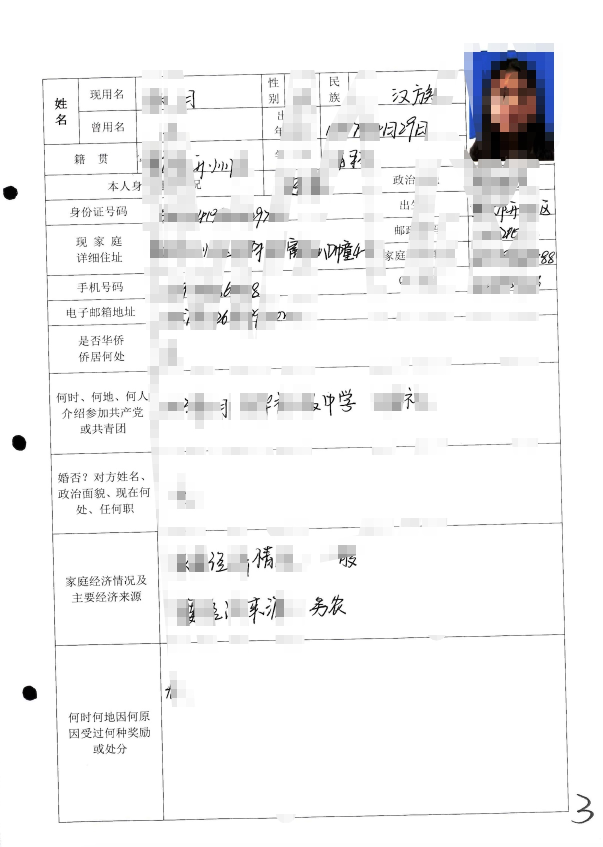
#> input picture case/o1.jpeg, 1206 x 1694 px (shown at 1/2 size)
$ python -i document_cleaner.py   (imports and definitions only)
#> lines starting #> are read from the running program, lines starting #| are printed output that depends on the picture; after the words box and inside, x2 and y2 are one past the last pixel; in counts of white or black regions, pixels touching at a corner belong together
#!/usr/bin/env python3
# -*- coding: utf-8 -*-
"""
文档污渍智能去除工具 - 多特征评分版本
Intelligent Document Stain Removal Tool - Multi-Feature Scoring Version

核心改进：
    - 使用多特征加权评分系统识别污渍
    - 不依赖硬编码的位置规则
    - 特征：实心度、圆形度、紧凑度、孤立度
    - 智能处理边缘情况（i、j、句号等）

作者: MiniMax Agent
"""

import cv2
import numpy as np
from pathlib import Path
from typing import Tuple, Optional, List, Dict
import argparse


class DocumentCleaner:
    """
    文档污渍智能去除器 - 多特征评分版

    核心算法：
    1. 预处理：灰度化、高斯模糊、自适应阈值二值化
    2. 连通域分析：提取所有黑色连通区域
    3. 多特征计算：实心度、圆形度、紧凑度、孤立度
    4. 加权评分：根据特征计算污渍概率得分
    5. 智能分类：基于得分阈值分类
    6. 上下文修正：处理 i、j、句号等特殊情况
    7. 修复处理：使用inpainting算法填充污渍区域
    """

    def __init__(self,
                 debug: bool = False,
                 min_text_area: int = 5,
                 max_text_area: int = 5000,
                 stain_threshold: float = 0.75,
                 inpaint_radius: int = 3):
        """
        初始化污渍去除器

        参数:
            debug: 是否启用调试模式
            min_text_area: 最小文字面积阈值（小于此值的忽略）
            max_text_area: 最大文字面积阈值（大于此值的自动去除）
            stain_threshold: 污渍得分阈值（0-1），高于此值认为是污渍
            inpaint_radius: 修复算法的邻域半径
        """
        self.debug = debug
        self.min_text_area = min_text_area
        self.max_text_area = max_text_area
        self.stain_threshold = stain_threshold
        self.inpaint_radius = inpaint_radius

        # 特征权重（可调参数）
        self.weights = {
            'solidity': 0.40,      # 实心度权重
            'circularity': 0.25,   # 圆形度权重
            'compactness': 0.20,  # 紧凑度权重
            'size_penalty': 0.15   # 尺寸惩罚权重
        }

    def calculate_solidity(self, contour: np.ndarray) -> float:
        """
        计算实心度（填充率）

        实心度 = 轮廓面积 / 凸包面积
        文字有复杂空腔，实心度较低
        污渍是实心斑块，实心度接近1.0
        """
        area = cv2.contourArea(contour)
        if area == 0:
            return 0.0
        hull = cv2.convexHull(contour)
        hull_area = cv2.contourArea(hull)
        if hull_area == 0:
            return 0.0
        return area / hull_area

    def calculate_circularity(self, contour: np.ndarray) -> float:
        """
        计算圆形度

        圆形度 = (4 * π * 面积) / (周长²)
        完美圆形 = 1.0
        污渍倾向于圆形或椭圆形
        文字通常是不规则形状
        """
        area = cv2.contourArea(contour)
        if area == 0:
            return 0.0
        perimeter = cv2.arcLength(contour, True)
        if perimeter == 0:
            return 0.0
        circularity = (4 * np.pi * area) / (perimeter ** 2)
        # 限制在0-1范围内
        return min(1.0, circularity)

    def calculate_compactness(self, contour: np.ndarray) -> float:
        """
        计算紧凑度

        紧凑度 = 面积 / (边界框面积)
        正方形/圆形 = 接近1.0
        细长形状 < 1.0
        """
        area = cv2.contourArea(contour)
        if area == 0:
            return 0.0
        x, y, w, h = cv2.boundingRect(contour)
        bbox_area = w * h
        if bbox_area == 0:
            return 0.0
        return area / bbox_area

    def calculate_size_score(self, area: float) -> float:
        """
        计算尺寸得分

        策略：
        - 非常小的斑点（<20）：可能是污渍（装订孔、扫描点）
        - 中等大小（20-2000）：可能是文字
        - 非常大的斑块（>2000）：可能是污渍
        """
        if area < 15:
            # 非常小的斑点，很可能是污渍（装订孔、扫描点）
            return 0.95
        elif area < 30:
            # 小斑点，可能是污渍
            return 0.85
        elif area > self.max_text_area:
            # 超大斑块，很可能是污渍
            return 0.9
        elif area > 2000:
            # 大斑块，中等偏高
            return 0.7
        else:
            # 中等大小，很可能是文字
            return 0.3

    def calculate_stain_score(self, contour: np.ndarray) -> float:
        """
        计算污渍得分（0-1）

        综合多个特征计算污渍概率得分
        得分越高，越可能是污渍
        """
        area = cv2.contourArea(contour)
        if area < self.min_text_area:
            return 0.0

        # 计算各个特征
        solidity = self.calculate_solidity(contour)
        circularity = self.calculate_circularity(contour)
        compactness = self.calculate_compactness(contour)
        size_score = self.calculate_size_score(area)

        # 计算宽高比因子（接近1.0表示接近正方形/圆形）
        x, y, w, h = cv2.boundingRect(contour)
        aspect_ratio = w / h if h > 0 else 0
        aspect_factor = 1.0 / (1.0 + abs(1.0 - aspect_ratio))

        # 加权求和
        score = (
            solidity * self.weights['solidity'] +
            circularity * self.weights['circularity'] +
            compactness * self.weights['compactness'] +
            size_score * self.weights['size_penalty']
        )

        # 调整：如果宽高比接近1.0，增加分数
        if aspect_ratio > 0.5 and aspect_ratio < 2.0:
            score = score * 1.1

        # 限制在0-1范围内
        return min(1.0, score)

    def is_likely_punctuation(self, contour: np.ndarray,
                               all_contours: List[np.ndarray],
                               contour_idx: int) -> bool:
        """
        检查是否是标点符号（句号、逗号等）

        策略：如果一个"污渍-like"的轮廓下面有文字-like的轮廓，
        或者在文字行附近，可能是标点

        注意：只对中等大小的对象使用此检查，非常小的对象（<15）直接视为污渍
        """
        area = cv2.contourArea(contour)

        # 非常小的对象（<15像素）：不进行上下文检查，直接视为污渍
        # 这是装订孔、扫描点等的情况
        if area < 15:
            return False

        # 中等大小的对象才进行上下文检查
        if area > 80:
            return False

        x, y, w, h = cv2.boundingRect(contour)
        cx = x + w // 2
        cy = y + h // 2

        # 查找附近的轮廓
        for i, other_cnt in enumerate(all_contours):
            if i == contour_idx:
                continue

            other_area = cv2.contourArea(other_cnt)
            if other_area < self.min_text_area:
                continue

            ox, oy, ow, oh = cv2.boundingRect(other_cnt)
            ocx = ox + ow // 2
            ocy = oy + oh // 2

            # 检查是否在下方且距离很近
            if ocy > cy and abs(cx - ocx) < ow and (oy - (y + h)) < 20:
                return True

        return False

    def process_image(self,
                     image_path: str,
                     output_path: Optional[str] = None) -> np.ndarray:
        """
        处理单张图像，去除污渍

        参数:
            image_path: 输入图像路径
            output_path: 输出图像路径（可选，默认覆盖原图）

        返回:
            处理后的图像
        """
#> called with image_path = '../case/o1.jpeg'
        # 1. 读取图像
        original = cv2.imread(image_path)
#> original is the input picture: shape (1694, 1206, 3); mean B, G, R 243.6, 243.1, 243.1
        if original is None:
            raise ValueError(f"无法读取图像: {image_path}")

        img = original.copy()
        h, w = img.shape[:2]

        # 2. 预处理
        gray = cv2.cvtColor(img, cv2.COLOR_BGR2GRAY)

        # 高斯模糊去噪
        blurred = cv2.GaussianBlur(gray, (3, 3), 0)

        # 自适应阈值二值化（处理不均匀光照）
        binary = cv2.adaptiveThreshold(
            blurred, 255,
            cv2.ADAPTIVE_THRESH_GAUSSIAN_C,
            cv2.THRESH_BINARY_INV,
            11, 2
        )
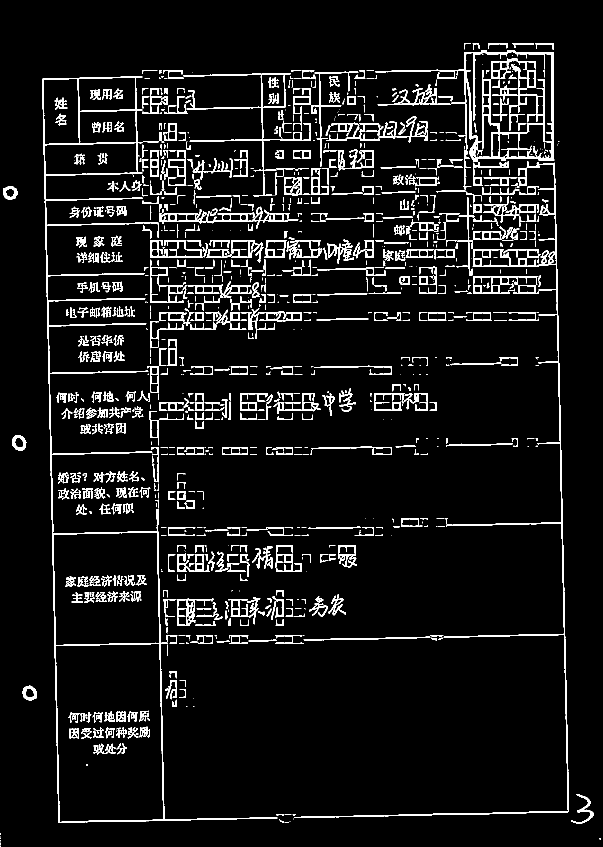
#> binary: shape (1694, 1206) (shown at 1/2 size); 7.5% white; 1228 white regions (451 under 20 px), largest, box (x1, y1, x2, y2) and area: (84, 152, 555, 1646) 14742, (750, 100, 1109, 323) 13345, (589, 322, 1138, 1636) 9606

        if self.debug:
            cv2.imwrite("debug_01_binary.png", binary)

        # 3. 形态学操作：分离连在一起的对象
        kernel = cv2.getStructuringElement(cv2.MORPH_RECT, (2, 2))
        binary = cv2.morphologyEx(binary, cv2.MORPH_OPEN, kernel, iterations=1)
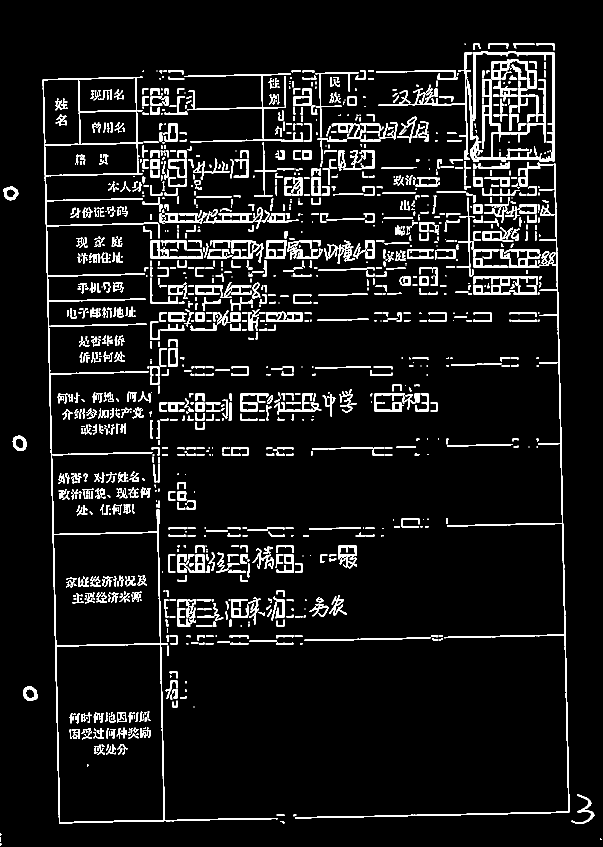
#> binary: shape (1694, 1206) (shown at 1/2 size); 7.2% white; 1564 white regions (526 under 20 px)

        if self.debug:
            cv2.imwrite("debug_02_morphology.png", binary)

        # 4. 查找轮廓
        contours, _ = cv2.findContours(binary, cv2.RETR_EXTERNAL,
                                        cv2.CHAIN_APPROX_SIMPLE)
#> contours = 1385 contours, 685 with area under 20; largest, box (x1, y1, x2, y2) and area: (85, 153, 556, 1647) 155280, (934, 102, 1110, 324) 6239, (590, 324, 1139, 1637) 5152, (983, 118, 1073, 177) 1672, (757, 105, 945, 320) 1471

        if self.debug:
            # 可视化所有轮廓
            debug_img = original.copy()
            cv2.drawContours(debug_img, contours, -1, (0, 255, 0), 2)
            cv2.imwrite("debug_03_all_contours.png", debug_img)

        # 5. 初始化污渍掩膜
        stain_mask = np.zeros_like(gray)

        # 统计信息
        text_count = 0
        stain_count = 0

        # 6. 分析并分类每个轮廓
        for idx, cnt in enumerate(contours):
            area = cv2.contourArea(cnt)

            # 跳过太小的轮廓
            if area < self.min_text_area:
                continue

            # 跳过超大面积（直接认为是污渍）
            if area > self.max_text_area * 3:
                stain_count += 1
                cv2.drawContours(stain_mask, [cnt], -1, 255, thickness=cv2.FILLED)
                continue

            # 计算污渍得分
            score = self.calculate_stain_score(cnt)

            # 判断是否是标点符号（句号、逗号、i、j的点）
            is_punct = self.is_likely_punctuation(cnt, contours, idx)

            # 特殊处理：非常小的孤立斑点（<15）直接视为污渍
            is_very_small = area < 15

            # 分类决策
            # 如果是非常小的孤立斑点，或者得分超过阈值且不是标点
            if is_very_small or (score > self.stain_threshold and not is_punct):
                stain_count += 1
                cv2.drawContours(stain_mask, [cnt], -1, 255, thickness=cv2.FILLED)
            else:
                text_count += 1
#> this loop made 1385 passes
#> (cnt, solidity in calculate_stain_score) on pass 22: ([[335, 1291], [335, 1311], [336, 1311], [336, 1291]], 1)
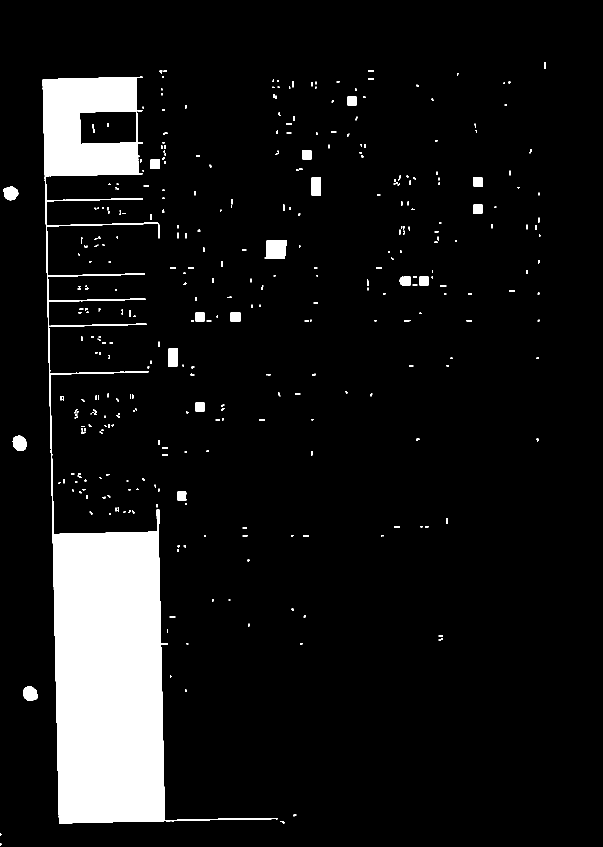
#> stain_mask: shape (1694, 1206) (shown at 1/2 size); 8.5% white; 348 white regions (211 under 20 px), largest, box (x1, y1, x2, y2) and area: (85, 153, 556, 1647) 158883, (529, 481, 574, 517) 1415, (25, 871, 54, 902) 693

        print(f"  文字对象: {text_count}, 污渍: {stain_count}")
#|   文字对象: 797, 污渍: 348

        if self.debug:
            cv2.imwrite("debug_04_stain_mask.png", stain_mask)

        # 7. 修复处理
        if stain_count > 0:
            result = original.copy()

            # 分离小斑点和大面积污渍
            # 小斑点（面积小）：直接白色填充
            # 大面积污渍：使用inpainting修复

            # 创建小斑点掩膜
            small_mask = np.zeros_like(gray)
            large_mask = np.zeros_like(gray)

            # 遍历轮廓，区分大小
            for cnt in contours:
                area = cv2.contourArea(cnt)
                if area < self.min_text_area:
                    continue

                # 重新计算得分判断是否是污渍
                score = self.calculate_stain_score(cnt)
                is_very_small = area < 15

                if is_very_small or score > self.stain_threshold:
                    if area < 100:
                        # 小斑点：直接填充
                        cv2.drawContours(small_mask, [cnt], -1, 255, thickness=cv2.FILLED)
                    else:
                        # 大面积污渍：inpainting
                        cv2.drawContours(large_mask, [cnt], -1, 255, thickness=cv2.FILLED)
#> this loop made 1385 passes
#> cnt on passes 2, 4, 5: [[0, 1681], [0, 1683], [1, 1683], [1, 1681]], [[0, 1677], [0, 1678], [1, 1678], [1, 1677]], [[0, 1674], [0, 1675], [1, 1675], [1, 1674]]
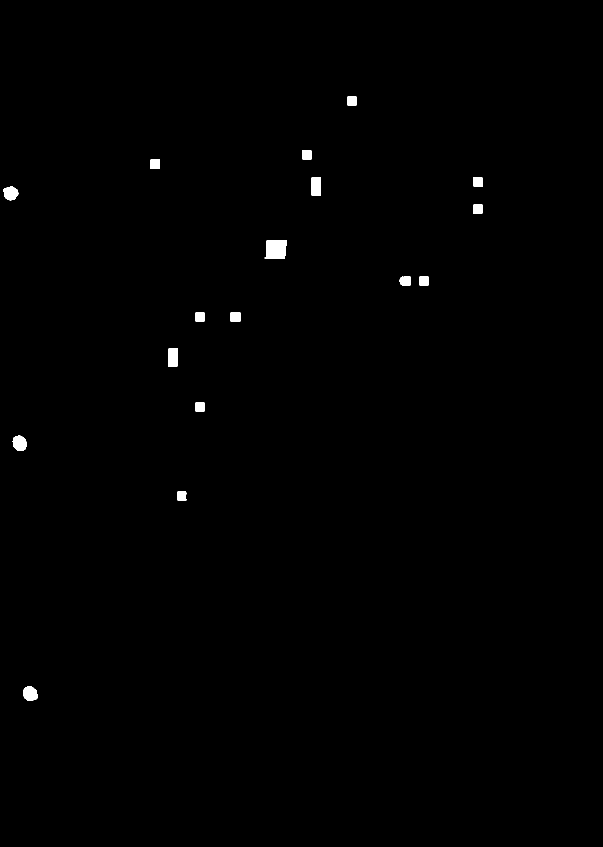
#> large_mask: shape (1694, 1206) (shown at 1/2 size); 0.41% white; 17 white regions, largest, box (x1, y1, x2, y2) and area: (529, 481, 574, 517) 1415, (25, 871, 54, 902) 693, (46, 1372, 75, 1402) 679
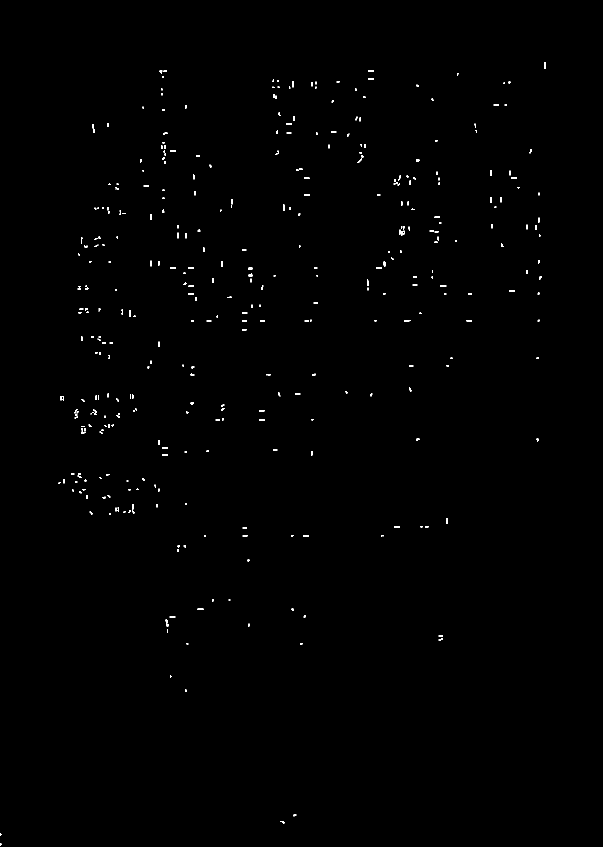
#> small_mask: shape (1694, 1206) (shown at 1/2 size); 0.33% white in thin lines or dots, all inside (x1, y1, x2, y2) = (0, 124, 1091, 1692)

            # 小斑点直接填充白色
            if np.sum(small_mask > 0) > 0:
                result[small_mask > 0] = 255
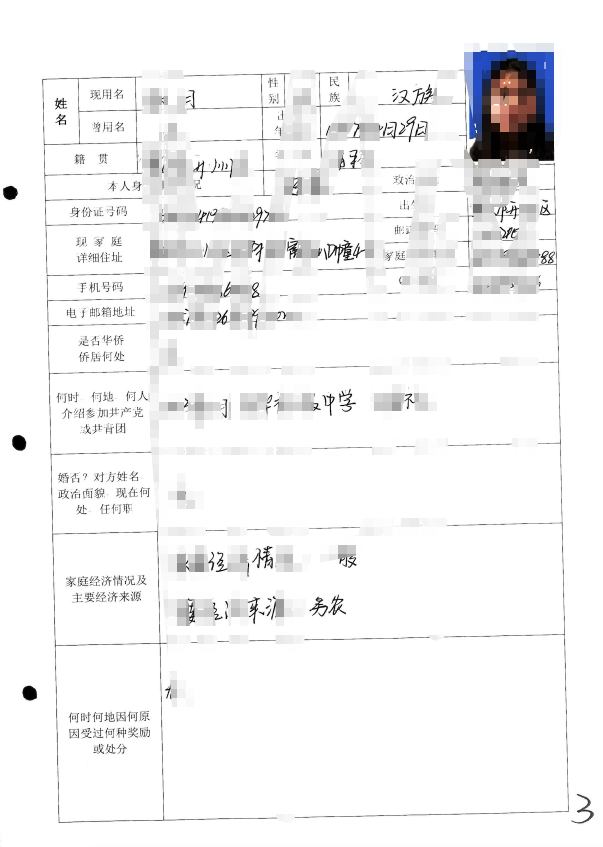
#> result: shape (1694, 1206, 3) (shown at 1/2 size); 0.3% of pixels changed, all inside (x1, y1, x2, y2) = (0, 124, 1091, 1692)

            # 大面积污渍使用inpainting
            if np.sum(large_mask > 0) > 0:
                # 先膨胀一下
                kernel = np.ones((3, 3), np.uint8)
                large_mask = cv2.dilate(large_mask, kernel, iterations=1)
#> large_mask: shape (1694, 1206); 0.49% white; 17 white regions, largest, box (x1, y1, x2, y2) and area: (528, 480, 575, 518) 1583, (24, 870, 55, 903) 817, (45, 1371, 76, 1403) 801
                result = cv2.inpaint(result, large_mask, self.inpaint_radius,
                                   cv2.INPAINT_TELEA)
        else:
            result = original

        # 8. 保存结果
        if output_path:
            cv2.imwrite(output_path, result)
            print(f"已处理: {image_path}")

        if self.debug:
            cv2.imwrite("debug_05_result.png", result)

        return result

    # [116 lines left out: functions process_batch, main, not called in this run]


# [2 lines not run here, left out]

>>> result = DocumentCleaner().process_image('../case/o1.jpeg')
